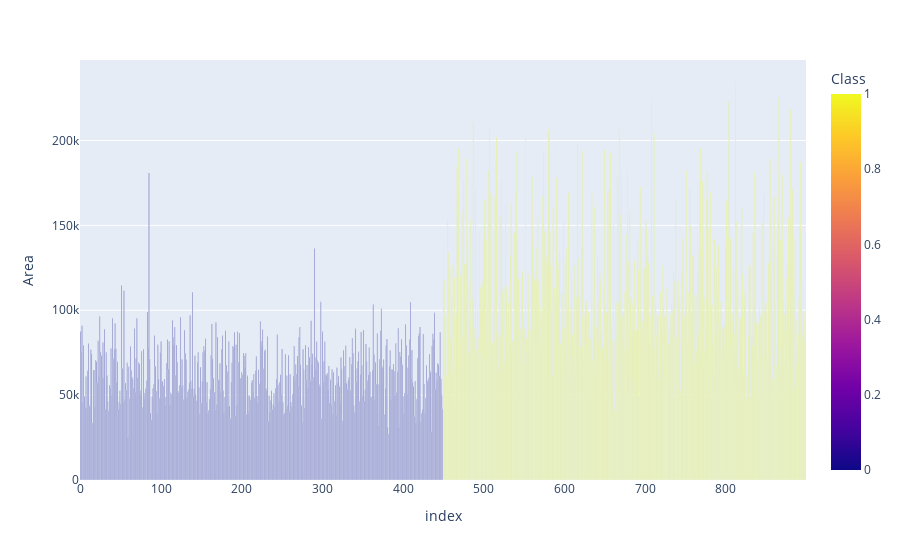

Notebook source saved alongside this figure:
### Code cell
fig = px.bar(df, x=df.index, y="Area", color="Class", color_discrete_map={"Kecimen":'#FF00F0',"Besni":'#ª000FF'})
fig.show();

### Figure 1 — Plotly figure (JSON) as saved in the notebook; plotly's stock layout.template omitted (floating-point values rounded to 4 significant figures; data arrays with more than 128 entries replaced by an {"elided": "..."} marker saying what was removed)
{"data": [{"alignmentgroup": "True", "hovertemplate": "index=%{x}<br>Area=%{y}<br>Class=%{marker.color}<extra></extra>", "legendgroup": "", "marker": {"color": {"elided": "900 int values"}, "coloraxis": "coloraxis", "pattern": {"shape": ""}}, "name": "", "offsetgroup": "", "orientation": "v", "showlegend": false, "textposition": "auto", "type": "bar", "x": {"elided": "900 int values"}, "xaxis": "x", "y": {"elided": "900 int values"}, "yaxis": "y"}], "layout": {"barmode": "relative", "coloraxis": {"colorbar": {"title": {"text": "Class"}}, "colorscale": [[0, "#0d0887"], [0.1111, "#46039f"], [0.2222, "#7201a8"], [0.3333, "#9c179e"], [0.4444, "#bd3786"], [0.5556, "#d8576b"], [0.6667, "#ed7953"], [0.7778, "#fb9f3a"], [0.8889, "#fdca26"], [1, "#f0f921"]]}, "legend": {"tracegroupgap": 0}, "margin": {"t": 60}, "xaxis": {"anchor": "y", "domain": [0, 1], "title": {"text": "index"}}, "yaxis": {"anchor": "x", "domain": [0, 1], "title": {"text": "Area"}}}}
